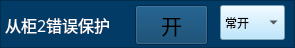
   <widget class="QFrame" name="frame_54">
    <property name="geometry">
     <rect>
      <x>620</x>
      <y>356</y>
      <width>295</width>
      <height>48</height>
     </rect>
    </property>
    <property name="styleSheet">
     <string notr="true">background-color: rgb(2, 59, 101);</string>
    </property>
    <property name="frameShape">
     <enum>QFrame::StyledPanel</enum>
    </property>
    <property name="frameShadow">
     <enum>QFrame::Raised</enum>
    </property>
    <widget class="QToolButton" name="toolButton_c2cwbh">
     <property name="geometry">
      <rect>
       <x>135</x>
       <y>5</y>
       <width>73</width>
       <height>40</height>
      </rect>
     </property>
     <property name="font">
      <font>
       <family>微软雅黑</family>
       <pointsize>16</pointsize>
      </font>
     </property>
     <property name="text">
      <string>开</string>
     </property>
     <property name="icon">
      <iconset>
       <normaloff>yb_off.png</normaloff>yb_off.png</iconset>
     </property>
     <property name="iconSize">
      <size>
       <width>66</width>
       <height>48</height>
      </size>
     </property>
    </widget>
    <widget class="QLabel" name="label_39">
     <property name="geometry">
      <rect>
       <x>5</x>
       <y>10</y>
       <width>111</width>
       <height>30</height>
      </rect>
     </property>
     <property name="font">
      <font>
       <family>微软雅黑</family>
       <pointsize>12</pointsize>
      </font>
     </property>
     <property name="styleSheet">
      <string notr="true">color: rgb(255, 255, 255);</string>
     </property>
     <property name="text">
      <string>从柜2错误保护</string>
     </property>
    </widget>
    <widget class="QComboBox" name="comboBox_c2cwbh">
     <property name="geometry">
      <rect>
       <x>220</x>
       <y>5</y>
       <width>65</width>
       <height>35</height>
      </rect>
     </property>
     <property name="styleSheet">
      <string notr="true">background-color: rgb(170, 225, 255);</string>
     </property>
     <item>
      <property name="text">
       <string>常开</string>
      </property>
     </item>
     <item>
      <property name="text">
       <string>常闭</string>
      </property>
     </item>
    </widget>
   </widget>
